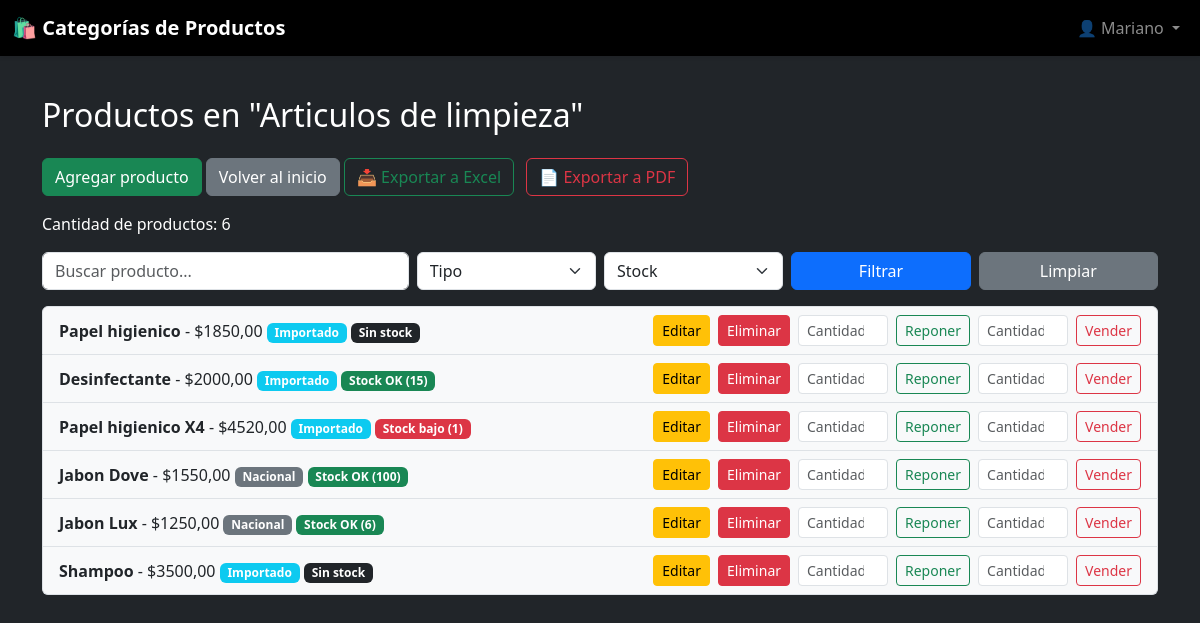
Page /categoria/1/ (signed in) on the earlier database version.
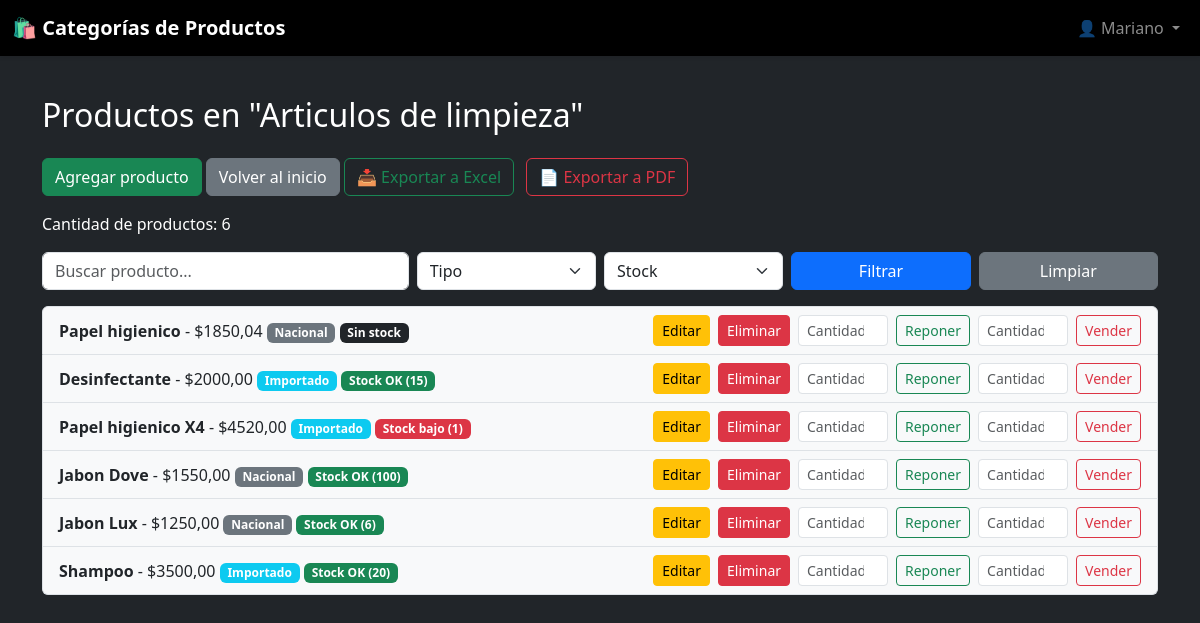
Same page on the later database version.
### control_productos/models.py (models this page shows, shortened)
class Producto(models.Model):
    nombre = models.CharField(max_length=100)
    precio = models.DecimalField(max_digits=10, decimal_places=2)
    importado = models.BooleanField(default=False)

### control_productos/views.py (the view)
# urls.py: path('categoria/<int:categoria_id>/', views.productos_por_categoria, name='productos_por_categoria'),
@login_required
def productos_por_categoria(request, categoria_id):
    categoria = get_object_or_404(Categoria, id=categoria_id)
    productos = Producto.objects.filter(categoria=categoria)
    q = request.GET.get('q')
    tipo = request.GET.get('tipo')
    stock = request.GET.get('stock')
    if q:
        productos = productos.filter(
            Q(nombre__icontains=q) |
            Q(precio__icontains=q)
        )
    if tipo == 'importado':
        productos = productos.filter(importado=True)
    elif tipo == 'nacional':
        productos = productos.filter(importado=False)
    if stock == 'sin':
        productos = productos.filter(stock=0)
    elif stock == 'bajo':
        productos = productos.filter(stock__lte=5, stock__gt=0)
    return render(request, 'control_productos/productos_por_categoria.html', {
        'categoria': categoria,
        'productos': productos
    })

### control_productos/templates/control_productos/productos_por_categoria.html (shortened to what this page needs)
{% extends 'control_productos/base.html' %}
{% block content %}
<h2 class="mb-4">Productos en "{{ categoria.nombre }}"</h2>
<a href="{% url 'agregar_producto_categoria' categoria.id %}" class="btn btn-success mb-3">Agregar producto</a>
<a href="{% url 'inicio' %}" class="btn btn-secondary mb-3">Volver al inicio</a>
<a href="{% url 'exportar_excel' categoria.id %}?tipo={{ request.GET.tipo }}&stock={{ request.GET.stock }}" class="btn btn-outline-success mb-3">
    📥 Exportar a Excel
</a>
<a href="{% url 'exportar_pdf' categoria.id %}?tipo={{ request.GET.tipo }}&stock={{ request.GET.stock }}" class="btn btn-outline-danger mb-3 ms-2">
    📄 Exportar a PDF
</a>
<p class="text-white">Cantidad de productos: {{ productos|length }}</p>
<form method="get" class="row g-2 mb-3">
    <div class="col-md-4">
        <input type="text" name="q" placeholder="Buscar producto..." class="form-control" value="{{ request.GET.q }}">
    </div>
    <div class="col-md-2">
        <select name="tipo" class="form-select">
            <option value="">Tipo</option>
        </select>
    </div>
    <div class="col-md-2">
        <select name="stock" class="form-select">
            <option value="">Stock</option>
        </select>
    </div>
    <div class="col-md-2">
        <button type="submit" class="btn btn-primary w-100">Filtrar</button>
    </div>
    <div class="col-md-2">
        <a href="{% url 'productos_por_categoria' categoria.id %}" class="btn btn-secondary w-100">Limpiar</a>
    </div>
</form>
{% if productos %}
    <ul class="list-group">
        {% for producto in productos %}
            <li class="list-group-item bg-light text-dark">
                <div class="d-flex justify-content-between align-items-center">
                    <div>
                        <strong>{{ producto.nombre }}</strong> - ${{ producto.precio }}
                        {% if producto.importado %}
                            <span class="badge bg-info">Importado</span>
                        {% else %}
                            <span class="badge bg-secondary">Nacional</span>
                        {% endif %}
                        {% if producto.stock == 0 %}
                            <span class="badge bg-dark">Sin stock</span>
                        {% elif producto.stock <= 5 %}
                            <span class="badge bg-danger">Stock bajo ({{ producto.stock }})</span>
                        {% else %}
                            <span class="badge bg-success">Stock OK ({{ producto.stock }})</span>
                        {% endif %}
                    </div>
                    <div class="d-flex align-items-center">
                        <a href="{% url 'editar_producto' producto.pk %}" class="btn btn-sm btn-warning me-2">Editar</a>
                        <a href="{% url 'eliminar_producto' producto.pk %}" class="btn btn-sm btn-danger me-2">Eliminar</a>
                        <form method="post" action="{% url 'reponer_stock' producto.id %}" class="d-flex align-items-center me-2">
                            <input type="number" name="cantidad" min="1" placeholder="Cantidad"
                                   class="form-control form-control-sm me-2" style="width: 90px;">
                            <button type="submit" class="btn btn-sm btn-outline-success">Reponer</button>
                        </form>
                        <form method="post" action="{% url 'vender_stock' producto.id %}" class="d-flex align-items-center">
                            <input type="number" name="cantidad" min="1" placeholder="Cantidad"
                                   class="form-control form-control-sm me-2" style="width: 90px;">
                            <button type="submit" class="btn btn-sm btn-outline-danger">Vender</button>
                        </form>
                    </div>
                </div>
            </li>
        {% endfor %}
    </ul>
{% else %}
    <div class="alert alert-warning">No hay productos en esta categoría.</div>
{% endif %}
{% endblock %}

Differences in the rows shown:
changed Producto "Papel higienico": precio "1850,00" → "1850,04"; importado "Importado" → "Nacional"
changed Producto "Shampoo": stock (not shown) → "20"; stock "Sin stock" → "Stock OK ( )"
